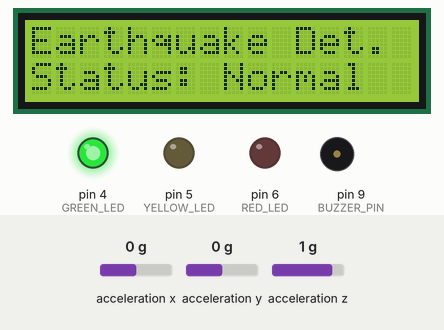
Bench run of a sketch on a simulated Arduino Uno, built with avr-gcc and run on an emulated ATmega328P. Parts: 16×2 character LCD, output pins drawn as LEDs (lit = HIGH), buzzer (waves = sounding). Wiring (inferred from the names in the program): ADXL345 accelerometer at I2C address 0x53. The inputs (shaded band) are chosen by the test bench; at power-on: acceleration x 0 g, acceleration z 1 g, acceleration y 0 g. What the sketch prints to the serial monitor is not drawn.

Above: at 1.2 s.
1.3 s: acceleration x set to -1.4 g
At 2.1 s:
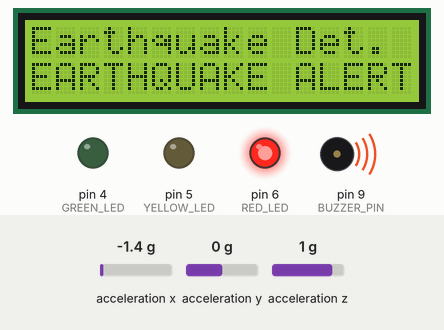
3.9 s: acceleration z set to -1.4 g
At 4.98 s:
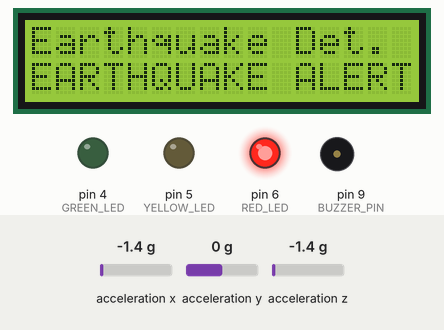
Timing chart, 0 to 6.9 s (numbered marks = the images above; inputs shaded):
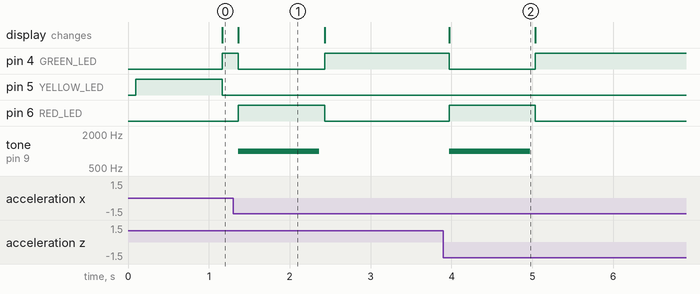

The sketch:

earthquake_detector.ino
```cpp
#include <Wire.h>
#include <LiquidCrystal_I2C.h>

#define ADXL345_ADDR 0x53   // I2C address of ADXL345
#define BUZZER_PIN 9
#define GREEN_LED 4
#define YELLOW_LED 5
#define RED_LED 6

LiquidCrystal_I2C lcd(0x27, 16, 2);

int x, y, z;
int x_prev = 1, y_prev = 2, z_prev = 238; // Default stable values

void setup() {
  Serial.begin(9600);
  Wire.begin();

  // Initialize LCD
  lcd.init();
  lcd.backlight();
  lcd.setCursor(0, 0);
  lcd.print("Earthquake Det.");

  // Set LEDs and Buzzer as outputs
  pinMode(GREEN_LED, OUTPUT);
  pinMode(YELLOW_LED, OUTPUT);
  pinMode(RED_LED, OUTPUT);
  pinMode(BUZZER_PIN, OUTPUT);

  // Configure ADXL345
  Wire.beginTransmission(ADXL345_ADDR);
  Wire.write(0x2D);
  Wire.write(0x08);  // Measurement mode
  Wire.endTransmission();
}

void loop() {
  readAccelerometer(); // Read sensor values

  int deltaX = abs(x - x_prev);
  int deltaY = abs(y - y_prev);
  int deltaZ = abs(z - z_prev);
  int maxChange = max(deltaX, max(deltaY, deltaZ));

  Serial.print("X: "); Serial.print(x);
  Serial.print(" | Y: "); Serial.print(y);
  Serial.print(" | Z: "); Serial.println(z);

  if (maxChange <= 10) {
    // Normal Condition
    lcd.setCursor(0, 1);
    lcd.print("Status: Normal  ");
    digitalWrite(GREEN_LED, HIGH);
    digitalWrite(YELLOW_LED, LOW);
    digitalWrite(RED_LED, LOW);
    noTone(BUZZER_PIN);
  } else if (maxChange > 10 && maxChange <= 25) {
    // Mild Shake
    lcd.setCursor(0, 1);
    lcd.print("Status: Warning ");
    digitalWrite(GREEN_LED, LOW);
    digitalWrite(YELLOW_LED, HIGH);
    digitalWrite(RED_LED, LOW);
    delay(1000);
    noTone(BUZZER_PIN);
  } else {
    // Strong Shake - Earthquake Alert
    lcd.setCursor(0, 1);
    lcd.print("EARTHQUAKE ALERT");
    digitalWrite(GREEN_LED, LOW);
    digitalWrite(YELLOW_LED, LOW);
    digitalWrite(RED_LED, HIGH);
    tone(BUZZER_PIN, 1000);
    delay(1000);  // Buzzer ON for 1 second
    noTone(BUZZER_PIN);
  }

  x_prev = x;
  y_prev = y;
  z_prev = z;

  delay(50);  // Short delay before next reading
}

void readAccelerometer() {
  Wire.beginTransmission(ADXL345_ADDR);
  Wire.write(0x32);
  Wire.endTransmission(false);
  Wire.requestFrom(ADXL345_ADDR, 6, true);

  x = Wire.read() | (Wire.read() << 8);
  y = Wire.read() | (Wire.read() << 8);
  z = Wire.read() | (Wire.read() << 8);
}
```

Measured:
- after the input at 1.3 s, pin 4 (GREEN_LED): HIGH → LOW after 0.06 s, → HIGH 1.1 s later; pin 6 (RED_LED): LOW → HIGH after 0.06 s, → LOW 1.1 s later; tone on pin 9 (BUZZER_PIN): silent → 1000 Hz after 0.06 s, → silent 1.0 s later; the display: changes after 0.06 s (image 1)
- after the input at 3.9 s, pin 4 (GREEN_LED): HIGH → LOW after 0.07 s, → HIGH 1.1 s later; pin 6 (RED_LED): LOW → HIGH after 0.07 s, → LOW 1.1 s later; tone on pin 9 (BUZZER_PIN): silent → 1000 Hz after 0.07 s, → silent 1.0 s later; the display: changes after 0.07 s (image 2)
- what the display in image 1 shows lasts 1.0 s, from 1.4 s to 2.4 s
